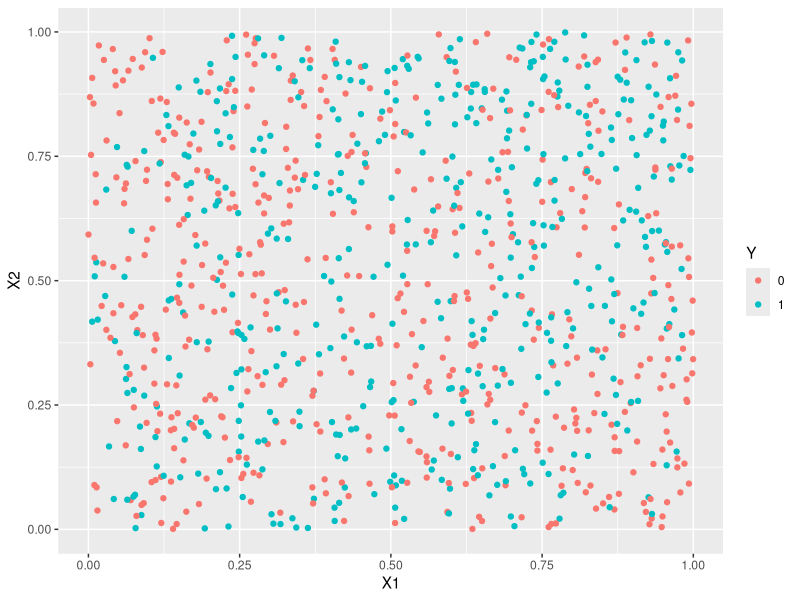
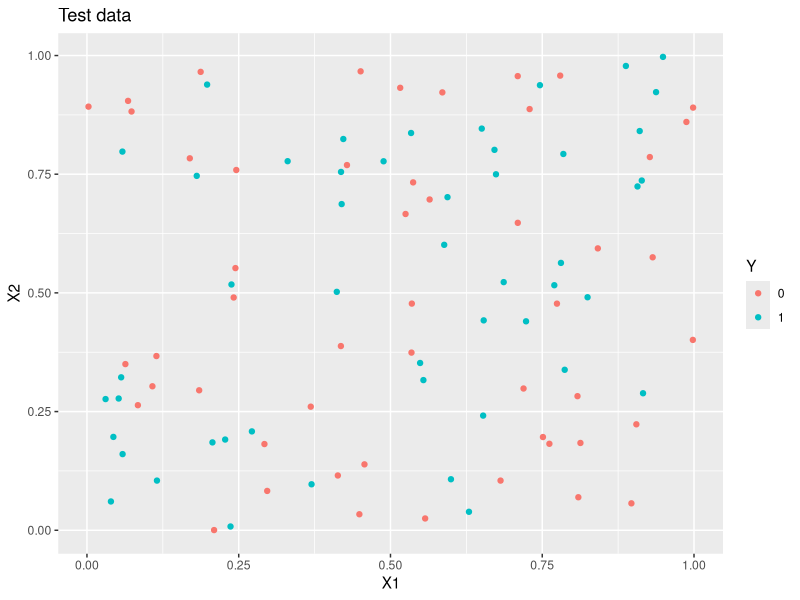

These charts were generated, in order, by the following R code:
## ---- chunk 1
# column 1 is X1, column 2 is X2, column 3 is Y
prof.test <- NULL
## ---- chunk 2
library(e1071)
library(ggplot2)
## ---- chunk 3
generate_y <- function(x1,x2) { #two input parameters to generate the output y
  logit <- x1 -2*x2 -2*x1^2 + x2^2 + 3*x1*x2 
  p <- exp(logit)/(1+exp(logit)) #apply the inverse logit function
  y <- rbinom(1,1,p) #y becomes a 0 (with prob 1-p) or a 1 with probability p
}
# Generate a training dataset with 1000 points
set.seed(321)
n = 1000
X1_train <- runif(n,0,1)
X2_train <- runif(n,0,1)

#I'm going to use a for loop to generate 1000 y's
Y_train <- rep(0,n) #initializing my Y to be a vector of 0's
for (i in 1:n) {
  Y_train[i] <- generate_y(X1_train[i],X2_train[i])
}

sum(Y_train)

training <- data.frame(X1=X1_train, X2=X2_train, Y=as.factor(Y_train))
ggplot(data=training, aes(x=X1, y=X2, color=Y)) +
  geom_point()
## ---- chunk 4
svm_radial <- svm(Y ~ ., data=training, kernel="radial", gamma=0.1, cost=1)
summary(svm_radial)
## ---- chunk 5

if (is.null(prof.test)) {
  SEED <- 323

  set.seed(SEED)

  n = 100
  X1_test <- runif(n,0,1)
  X2_test <- runif(n,0,1)

  Y_test <- rep(0,n)
  for (i in 1:n) {
    Y_test[i] <- generate_y(X1_test[i],X2_test[i])
  }

  prof.test <- data.frame(X1=X1_test, X2=X2_test, Y=as.factor(Y_test))

  cat("# of 1s", sum(Y_test), "\n")
  cat("# of 0s", sum(1-Y_test), "\n")
  ggplot(data=prof.test, aes(x=X1, y=X2, color=Y)) +
    geom_point() +
    ggtitle("Test data")
} else {
  cat("Using provided test data\n")
  prof.test
}


## ---- chunk 6
# set the column names to match the training data
pred <- predict(svm_radial, newdata=data.frame(X1=prof.test[,1], X2=prof.test[,2], Y=prof.test[,3]))
pred_numeric <- as.numeric(as.character(pred))
Y_test_numeric <- as.numeric(as.character(prof.test[,3]))
sens <- sum(pred_numeric == 1 & Y_test_numeric == 1) / sum(Y_test_numeric == 1)
spec <- sum(pred_numeric == 0 & Y_test_numeric == 0) / sum(Y_test_numeric == 0)
misclass_error <- mean(pred_numeric != Y_test_numeric)
cat("Sensitivity:", sens, "\n")
cat("Specificity:", spec, "\n")
cat("Misclassification error:", misclass_error, "\n")
